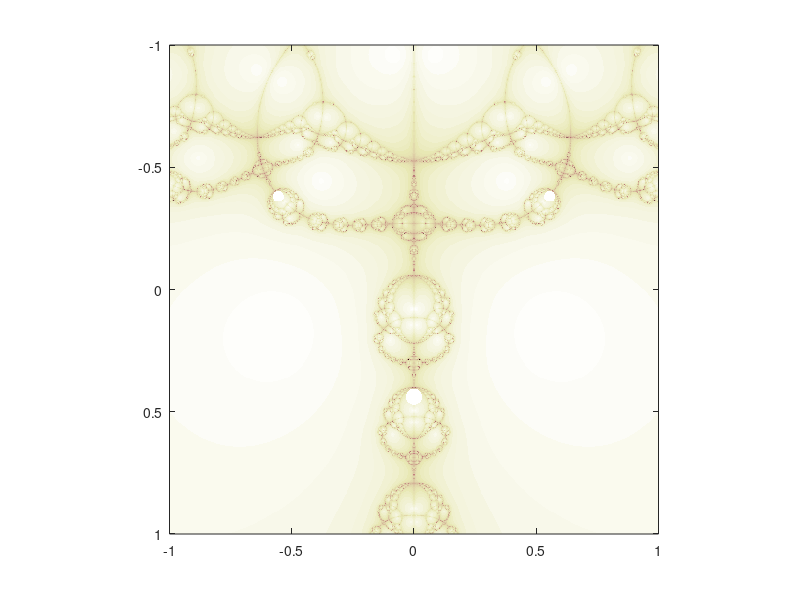

The MATLAB script that drew this image:
%Newton fractal
%This script may take time to complete depending on the number
%of iteratons and size of image
% z^4 + 3*z^3 + 2*z^2 + 0.2*z + 1
IMAGEWIDTH = 500;
IMAGEHEIGHT = 500;
x = linspace(-1,1,IMAGEWIDTH);
y = linspace(-1,1,IMAGEHEIGHT);
c = zeros(length(y),length(x));
iters = 64;
cutoff = 0.05;
len_x = length(x);
len_y = length(y);
for n=1:len_x
    c(n,:) = y(n)+i*x(:);
end

h_msg   = msgbox(' Please Wait ',' ');
zvalues = zeros(len_x,len_y);
z = 0+i*0;
rough = 0;
rough1 = 0;

m  =  1;
n  =  len_x*len_y;
tic
for m = 1:len_x*len_y
    k = 0;
    z = c(m);
    rough1 = 0.06;
    rough  = 0;
    while ((k <= iters) && (abs(rough1) > cutoff))
        z = z-(z*z*z*z + 3*z*z*z + 2*z*z +0.2*z+ 1)...
            /(4*z*z*z + 9*z*z + 4*z +0.2);
        rough1 = z - rough;
        rough  = z;
        k  = k+1;
    end
    zvalues(m) = k;
end
close(h_msg);
ho = flipud(colormap(pink(iters)));
colormap(ho);
imagesc(x,y,zvalues);
axis tight square
toc
